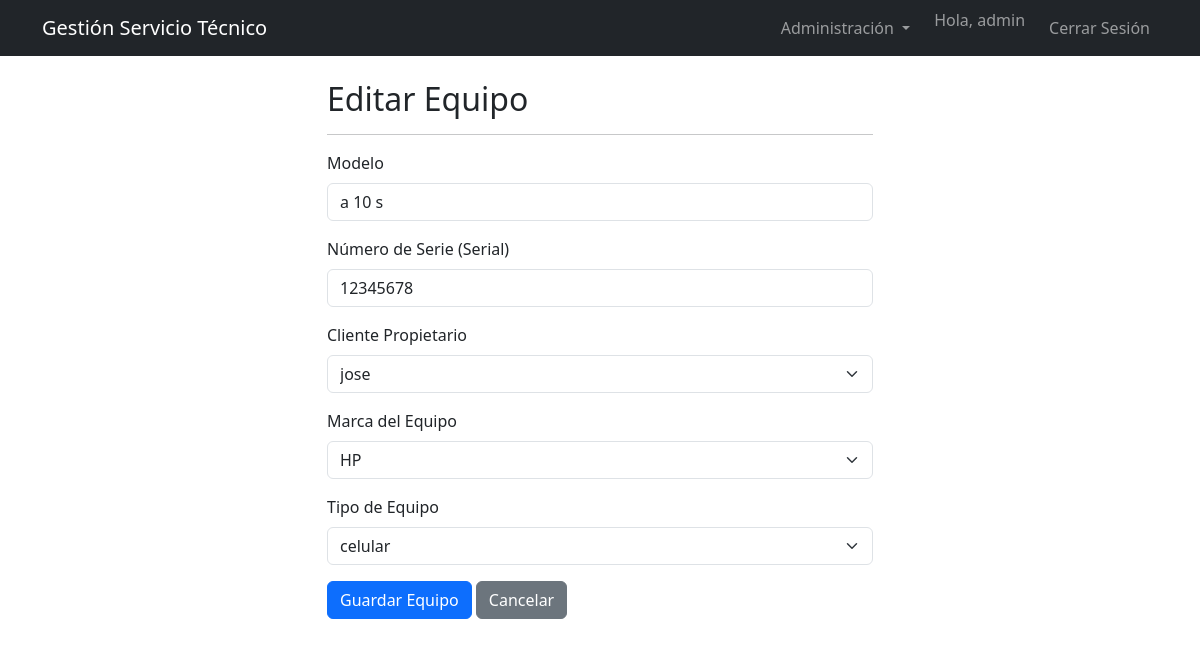
The app's page /equipos/editar/1 (signed in) with its own data.
### models.py (models this page shows, shortened)
class Usuario(db.Model, UserMixin):
    __tablename__ = 'usuarios'
    id = db.Column(db.Integer, primary_key=True)
    email = db.Column(db.String(120), unique=True, nullable=False, index=True)
    password_hash = db.Column(db.String(128), nullable=False)
    nombre = db.Column(db.String(100), nullable=False)
    rol_id = db.Column(db.Integer, db.ForeignKey('roles.id'), nullable=False)
    ordenes_asignadas = db.relationship('Orden', backref='tecnico', lazy='dynamic')

class Equipo(db.Model):
    __tablename__ = 'equipos'
    id = db.Column(db.Integer, primary_key=True)
    modelo = db.Column(db.String(100))
    serial = db.Column(db.String(100), unique=True, index=True)
    cliente_id = db.Column(db.Integer, db.ForeignKey('clientes.id'), nullable=False)
    marca_id = db.Column(db.Integer, db.ForeignKey('marcas.id'), nullable=False)
    tipo_id = db.Column(db.Integer, db.ForeignKey('tipos_equipo.id'), nullable=False)
    ordenes = db.relationship('Orden', backref='equipo', lazy='dynamic')

### blueprints/equipos.py (the view, shortened to what this page needs)
@equipos_bp.route('/equipos/editar/<int:id>', methods=['GET', 'POST'])
@login_required
def editar_equipo(id):
    equipo = Equipo.query.get_or_404(id)
    form = EquipoForm(obj=equipo)
    form.cliente.choices = [(c.id, c.nombre) for c in Cliente.query.order_by(Cliente.nombre).all()]
    form.marca.choices = [(m.id, m.nombre) for m in Marca.query.order_by(Marca.nombre).all()]
    form.tipo.choices = [(t.id, t.nombre) for t in TipoEquipo.query.order_by(TipoEquipo.nombre).all()]
    return render_template('equipos_form.html', form=form, titulo='Editar Equipo')

### forms.py
class EquipoForm(FlaskForm):
    modelo = StringField('Modelo',
                         validators=[DataRequired(message='El modelo es obligatorio.'),
                                     Length(min=2, max=100)])
    serial = StringField('Número de Serie (Serial)',
                         validators=[DataRequired(message='El serial es obligatorio.'),
                                     Length(min=4, max=100)])
    cliente = SelectField('Cliente Propietario', coerce=int,
                           validators=[DataRequired(message='Debe seleccionar un cliente.')])
    marca = SelectField('Marca del Equipo', coerce=int,
                         validators=[DataRequired(message='Debe seleccionar una marca.')])
    tipo = SelectField('Tipo de Equipo', coerce=int,
                        validators=[DataRequired(message='Debe seleccionar un tipo.')])
    submit = SubmitField('Guardar Equipo')

### app.py (called while the page is built)
@login_manager.user_loader
def load_user(user_id):
    return Usuario.query.get(int(user_id))

### templates/equipos_form.html (shortened to what this page needs)
{% extends 'base.html' %}
{% block content %}
<div class="row">
    <div class="col-md-6 offset-md-3">
        <h2>{{ titulo }}</h2>
        <hr>
        <form method="POST" action="" novalidate>
            <div class="mb-3">
                {{ form.modelo.label(class="form-label") }}
                {{ form.modelo(class="form-control") }}
            </div>
            <div class="mb-3">
                {{ form.serial.label(class="form-label") }}
                {{ form.serial(class="form-control") }}
            </div>
            <div class="mb-3">
                {{ form.cliente.label(class="form-label") }}
                {{ form.cliente(class="form-select") }}
            </div>
            <div class="mb-3">
                {{ form.marca.label(class="form-label") }}
                {{ form.marca(class="form-select") }}
            </div>
            <div class="mb-3">
                {{ form.tipo.label(class="form-label") }}
                {{ form.tipo(class="form-select") }}
            </div>
            <div class="mb-3">
                {{ form.submit(class="btn btn-primary") }}
                <a href="{{ url_for('equipos.listar_equipos') }}" class="btn btn-secondary">Cancelar</a>
            </div>
        </form>
    </div>
</div>
{% endblock %}

### templates/base.html (shortened to what this page needs)
<!doctype html>
<html lang="es">
  <head>
    <link href="https://cdn.jsdelivr.net/npm/bootstrap@5.3.2/dist/css/bootstrap.min.css" rel="stylesheet">
  </head>
  <body>
    <nav class="navbar navbar-expand-lg navbar-dark bg-dark">
      <div class="container">
        <a class="navbar-brand" href="{{ url_for('index') }}">Gestión Servicio Técnico</a>
        <div class="collapse navbar-collapse" id="navbarNav">
          <ul class="navbar-nav ms-auto">
            {% if current_user.is_authenticated %}
              <li class="nav-item dropdown me-3">
                <a class="nav-link dropdown-toggle" href="#" role="button" data-bs-toggle="dropdown" aria-expanded="false">
                  Administración
                </a>
              </li>
              <li class="nav-item">
                <span class="navbar-text me-3">
                  Hola, {{ current_user.nombre }}
                </span>
              </li>
              <li class="nav-item">
                <a class="nav-link" href="{{ url_for('auth.logout') }}">Cerrar Sesión</a>
              </li>
            {% else %}
              <li class="nav-item">
                <a class="nav-link" href="{{ url_for('auth.login') }}">Iniciar Sesión</a>
              </li>
            {% endif %}
          </ul>
        </div>
      </div>
    </nav>
    <div class="container mt-4">
      {% block content %}
      {% endblock %}
    </div>
  </body>
</html>

### records on screen
Usuario: nombre "admin"
Equipo: modelo "a 10 s", serial "12345678", cliente "jose", marca "HP", tipo "celular"

### other values on screen
{{ titulo }} "Editar Equipo"
